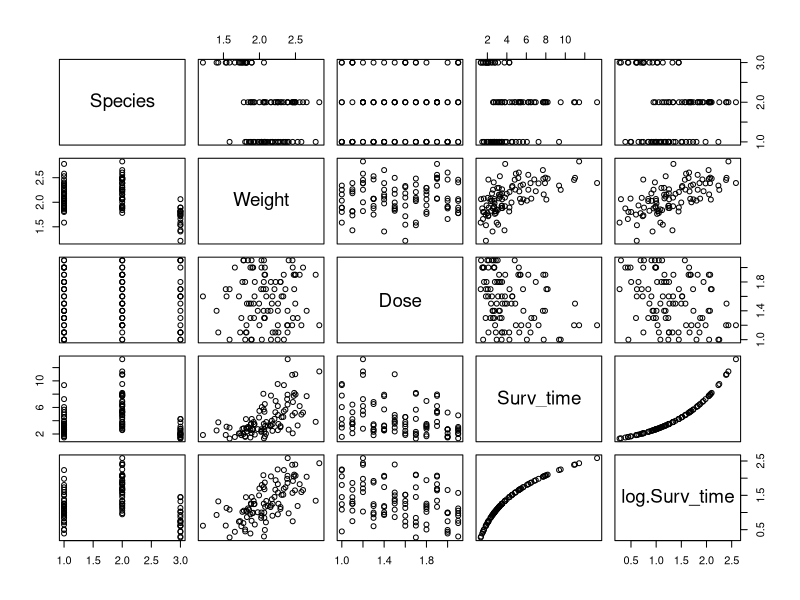
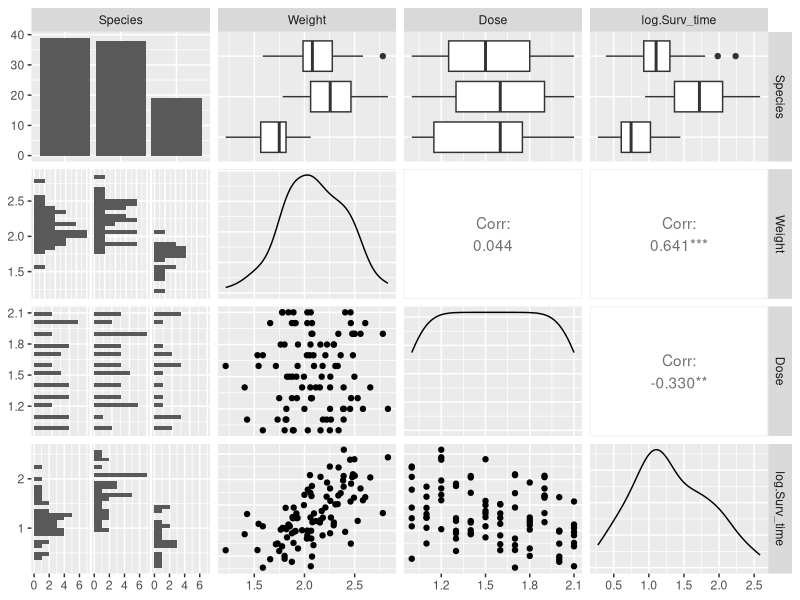
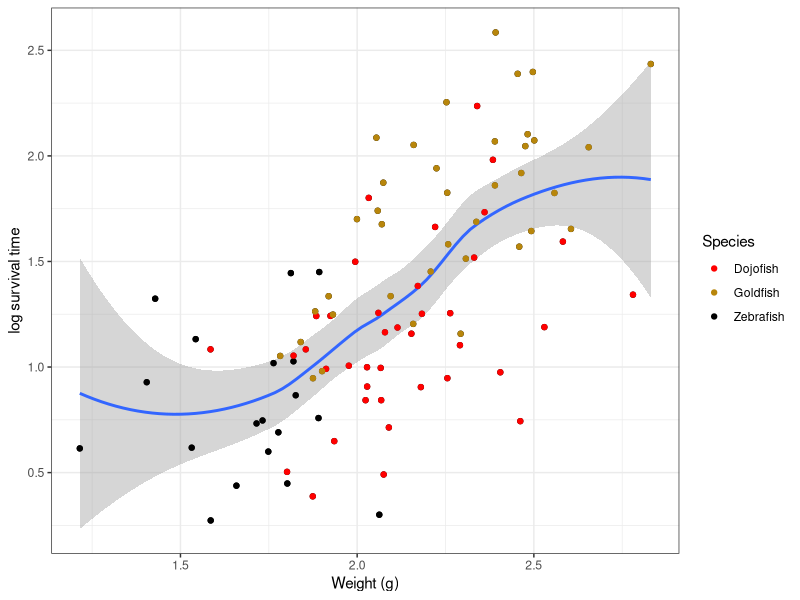
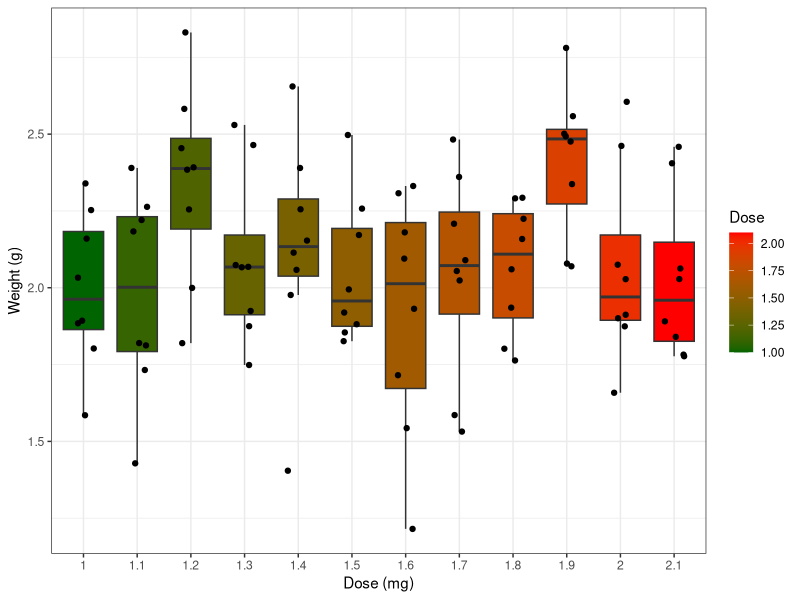
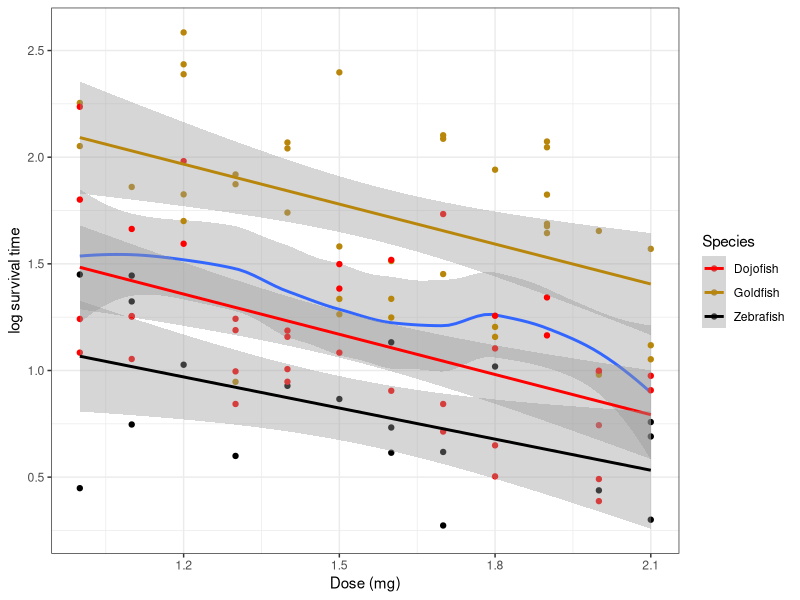
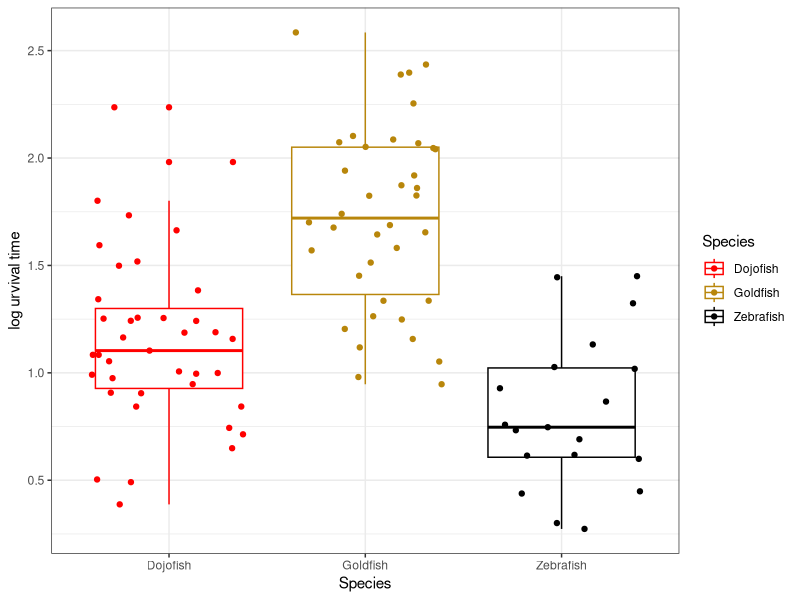

Write the R code that produced these figures, in order.
## ---- chunk 1
library(readr)
library(dplyr)
library(tidyverse)
library(ggplot2)
library(car)
## ---- chunk 2
poison <- read_csv("poison.csv")
## ---- chunk 3
head(poison)
## ---- chunk 4
poison <- poison %>%
  rename("Species" = "species") %>%
  mutate(Species = as.factor(Species)) %>%
  mutate(Species = fct_recode(Species, Dojofish = "0", Goldfish = "1", Zebrafish = "2")) %>%
  mutate(log.Surv_time = log(Surv_time))

poison
## ---- chunk 5
plot(poison)
## ---- chunk 6
library(GGally)
poison %>% select(-Surv_time) %>% ggpairs()
## ---- chunk 7
poison %>%
  ggplot(aes(x=Weight,y=log.Surv_time)) +
  geom_point() +
  stat_smooth(method = "loess") +
  ylab("log survival time") +
  xlab("Weight (g)") +
  geom_point(aes(col=Species)) + 
  scale_color_manual(values = c("red","darkgoldenrod","black")) +
  theme_bw()
## ---- chunk 8
poison %>%
  ggplot(aes(x=as.factor(Dose),y=Weight,fill=Dose)) +
  geom_boxplot(outlier.shape=NA) + 
  geom_jitter(width = 0.2) +
  scale_fill_gradient(low = "darkgreen", high = "red") +
  ylab("Weight (g)") +
  xlab("Dose (mg)") +
  theme_bw()
## ---- chunk 9
poison %>%
  ggplot(aes(x=Dose,y=log.Surv_time)) +
  stat_smooth(method = "loess") +
  ylab("log survival time") +
  xlab("Dose (mg)") +
  geom_point(aes(col=Species)) +
  scale_color_manual(values = c("red","darkgoldenrod","black")) +
  theme_bw() +
  geom_smooth(aes(group=Species,col=Species), method='lm')
## ---- chunk 10
poison %>%
  ggplot(aes(x=Species,y=log.Surv_time,color=Species)) +
  geom_boxplot() +
  geom_jitter() +
  ylab("log urvival time") +
  scale_color_manual(values = c("red","darkgoldenrod","black")) +
  theme_bw()
